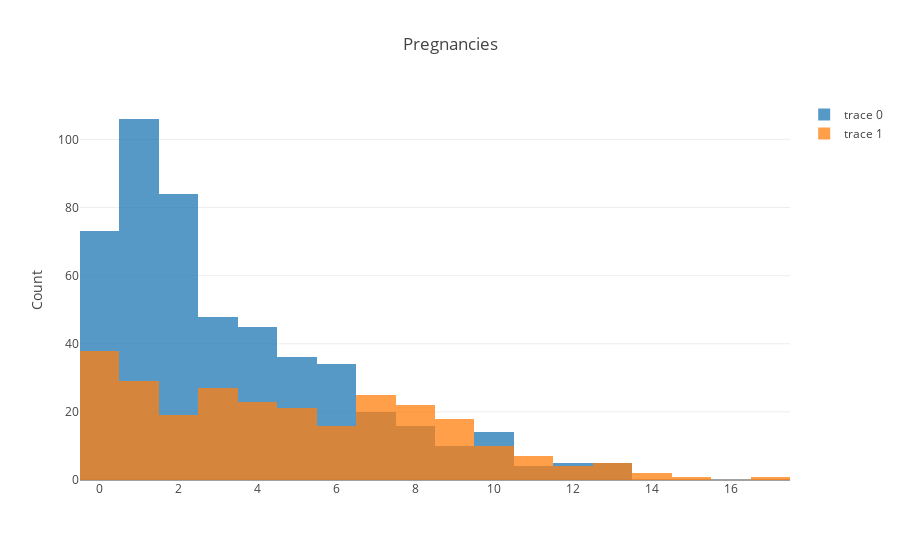

Source (notebook cell):
### Code cell
plotBarCat(df,df_name[0],'Outcome')

### Figure 1 — Plotly figure (JSON) as saved in the notebook; plotly's stock layout.template omitted (floating-point values rounded to 4 significant figures; data arrays with more than 128 entries replaced by an {"elided": "..."} marker saying what was removed)
{"data": [{"opacity": 0.75, "type": "histogram", "x": {"elided": "500 int values"}}, {"opacity": 0.75, "type": "histogram", "x": {"elided": "268 int values"}}], "layout": {"barmode": "overlay", "title": "Pregnancies", "yaxis": {"title": "Count"}}}
